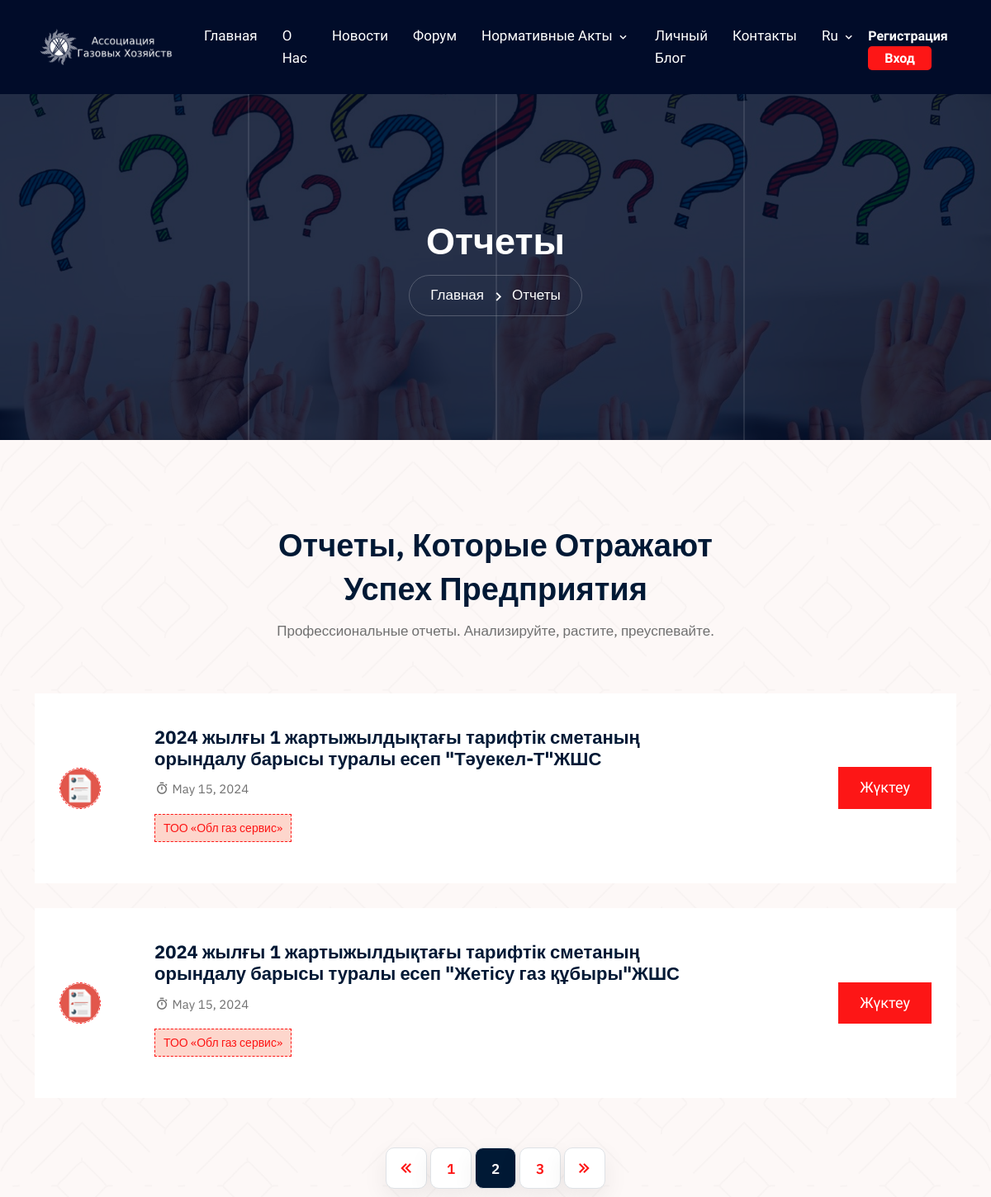
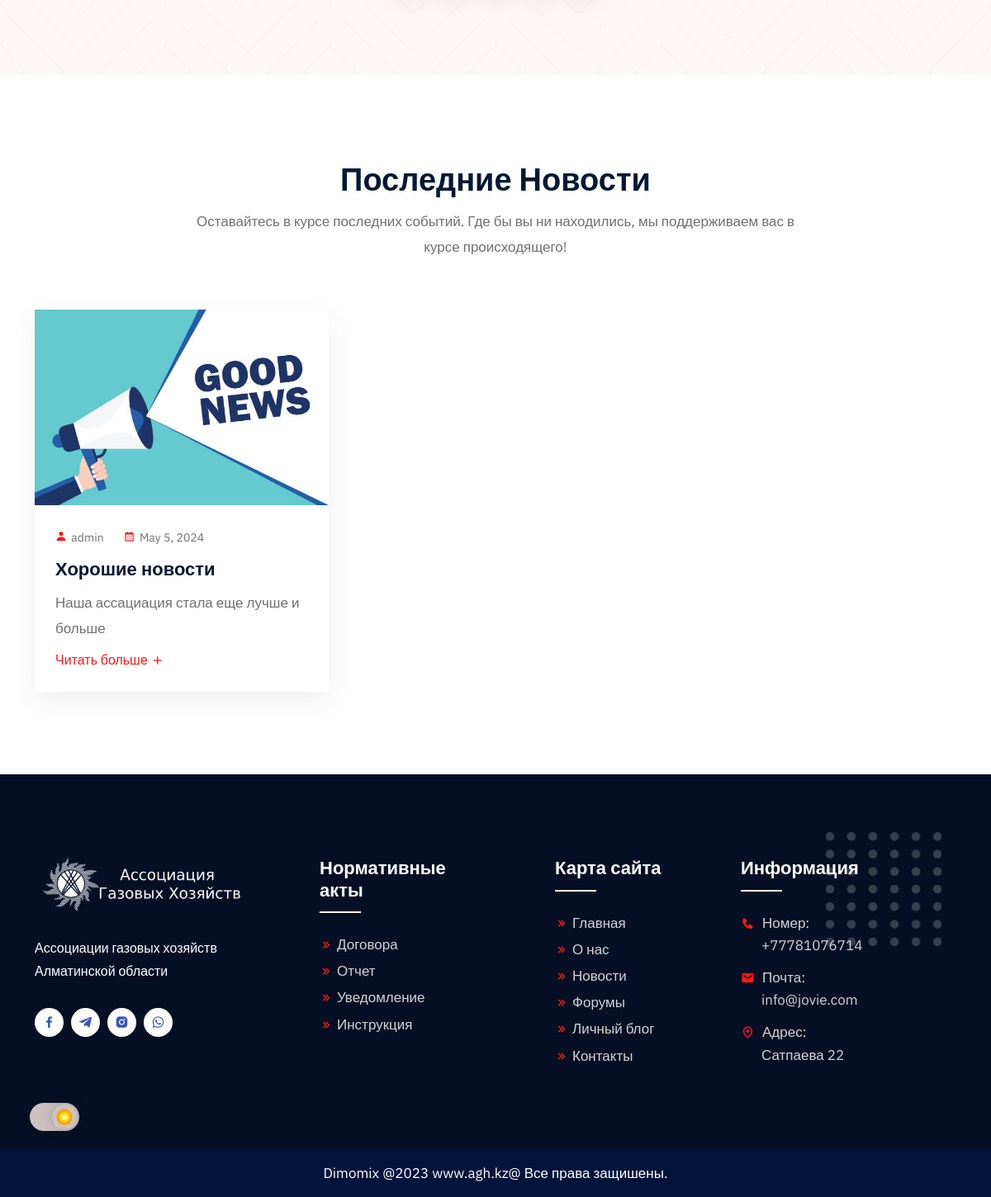
The app's page /news/report_docx with its own data (2 pictures, top to bottom).
### news/models.py (models this page shows, shortened)
class Document(models.Model):
    type_choices = (
        ('notification','Хабарландыру'),
        ('contract','Келісімшарт'),
        ('report','Есеп'),
        ('instruction','Нұсқаулық'),
    )
    title = models.CharField(max_length = 300)
    member = models.ForeignKey(Members, on_delete = models.CASCADE, null = True, related_name = 'member_document')
    user = models.ForeignKey(User, on_delete = models.CASCADE, null = True, related_name = 'user_document')
    type = models.CharField(max_length = 100,choices = type_choices)
    file = models.FileField(upload_to='documents/')
    date = models.DateField(auto_now_add=True,null = True)

class News(models.Model):
    title = models.CharField(max_length = 500)
    sub_title = models.TextField()
    user = models.ForeignKey('auth.User', on_delete = models.CASCADE, null = True, related_name = 'user_news')
    cover_img = models.ImageField(upload_to='img/news_img/')
    news_details = models.ManyToManyField('NewsDetails', related_name = 'news_det',related_query_name='news_det')
    date = models.DateField(auto_now_add=True)
    send_email_newsletter = models.BooleanField(default = False)

### members/models.py (models this page shows, shortened)
class Members(models.Model):
    name = models.CharField(max_length=100)
    logo = models.ImageField(upload_to='images/members_logo/')
    detail = models.ForeignKey(MemberDetail,null=True, blank=True, on_delete=models.CASCADE, related_name='member_detail')

### news/views.py (the view)
# urls.py: path('report_docx',ReportPageView.as_view(),name = 'report_docx'),
class ReportPageView(TemplateView):
    template_name = 'reportdocx.html'
    def get_context_data(self, **kwargs):
        context = super().get_context_data(**kwargs)
        context["lng"] = get_lng(self.request)
        context["last_news"] = last_news(self.request)
        context["report"] = Document.objects.filter(type = 'report')
        return context

### news/views.py (called while the page is built)
def get_lng(request):
    cocckie = request.COOKIES.get('lng')
    if cocckie:
        return cocckie
    else:
        return 'ru'

def last_news(request):
    news = News.objects.all().order_by('-date')[:5]
    return news

### templates/reportdocx.html (shortened to what this page needs)
<!doctype html>
{% load static %}
{% include 'includes/head.html' %}
{%if lng == 'ru'%}
        <section class="page-title title-bg4">
            <div class="d-table">
                <div class="d-table-cell">
                    <h2>Отчеты</h2>
                    <ul>
                        <li>
                            <a href="{% url 'home_page'%}">Главная</a>
                        </li>
                        <li>Отчеты</li>
                    </ul>
                </div>
            </div>
            <div class="lines">
                <div class="line"></div>
                <div class="line"></div>
                <div class="line"></div>
            </div>
        </section>
        <section class="job-style-two job-list-section pt-100 pb-70">
            <div class="container">
                <div class="section-title text-center">
                    <h2>Отчеты, которые отражают успех предприятия</h2>
                    <p>Профессиональные отчеты. Анализируйте, растите, преуспевайте.</p>
                </div>
                <div class="row">
                    {% for i in report %}
                    <div class="col-lg-12">
                        <div class="job-card-two">
                            <div class="row align-items-center">
                                <div class="col-md-1">
                                    <div class="company-logo">
                                        <img src="{% static 'assets/img/company-logo/10.png'%}" style="margin-bottom: 50%;" alt="logo">
                                    </div>
                                </div>
                                <div class="col-md-8">
                                    <div class="job-info">
                                        <h3>
                                            <a href="/media/{{i.file}}">{{i.title}}</a>
                                        </h3>
                                        <ul>
                                            <li>
                                                <i class='bx bx-stopwatch' ></i>
                                                {{i.date}}
                                            </li>
                                        </ul>
                                        <span>{{i.member.name}}</span>
                                    </div>
                                </div>
                                <div class="col-md-3">
                                    <div class="theme-btn text-end">
                                        <a href="/media/{{i.file}}" class="default-btn" download>
                                            Жүктеу
                                        </a>
                                    </div>
                                </div>
                            </div>
                        </div>
                    </div>
                    {% endfor %}
                </div>
                <nav aria-label="Page navigation example">
                    <ul class="pagination justify-content-center">
                        <li class="page-item disabled">
                            <a class="page-link" href="#" tabindex="-1" aria-disabled="true">
                                <i class='bx bx-chevrons-left bx-fade-left'></i>
                            </a>
                        </li>
                        <li class="page-item"><a class="page-link" href="#">1</a></li>
                        <li class="page-item"><a class="page-link active" href="#">2</a></li>
                        <li class="page-item"><a class="page-link" href="#">3</a></li>
                        <li class="page-item">
                            <a class="page-link" href="#">
                                <i class='bx bx-chevrons-right bx-fade-right'></i>
                            </a>
                        </li>
                    </ul>
                </nav>
            </div>
        </section>
        {%endif%}
        {% include 'includes/end.html' %}
  	</body>
</html>

### templates/includes/lastnews.html
{% load static %}
<section class="blog-section pt-100 pb-70">
    <div class="container">
        <div class="section-title text-center">
           <h2>{% if lng == 'ru' %}Последние новости{% elif lng == 'kz' %}Соңғы жаңалықтар{%endif%}</h2>
            <p>{% if lng == 'ru' %}Оставайтесь в курсе последних событий. Где бы вы ни находились, мы поддерживаем вас в курсе происходящего!{% elif lng == 'kz'%}Соңғы жаңалықтардан хабардар болыңыз. Қай жерде болсаңыз да, біз сізді жаңартып отырамыз!{%endif%}</p>
        </div>
        <div class="row">
            {%for i in last_news%}
            <div class="col-lg-4 col-sm-6">
                <div class="blog-card">
                    <div class="blog-img">
                        <a href="/news/{{i.id}}">
                            <img src="/media/{{i.cover_img}}" alt="blog image">
                        </a>
                    </div>
                    <div class="blog-text">
                        <ul>
                            <li>
                                <i class='bx bxs-user'></i>
                                {{i.user.username}}
                            </li>
                            <li>
                                <i class='bx bx-calendar'></i>
                                {{i.date}}
                            </li>
                        </ul>
                        <h3>
                            <a href="/news/{{i.id}}">
                                {{i.title}}
                            </a>
                        </h3>
                        <p>{{i.sub_title}}</p>
                        <a href='/news/{{i.id}}' class="blog-btn">
                            {% if lng == 'ru' %}Читать больше{% elif lng == 'kz'%}Ары қарай оқу{%endif%}
                            <i class='bx bx-plus bx-spin'></i>
                        </a>
                    </div>
                </div>
            </div>
            {%endfor%}
        </div>
    </div>
</section>

### records on screen
Document: title "2024 жылғы 1 жартыжылдықтағы тарифтік сметаның орындалу барысы туралы есеп \"Тәуекел-Т\"ЖШС", date "May 15, 2024", member.name "ТОО «Обл газ сервис»"
Document: title "2024 жылғы 1 жартыжылдықтағы тарифтік сметаның орындалу барысы туралы есеп \"Жетісу газ құбыры\"ЖШС", date "May 15, 2024", member.name "ТОО «Обл газ сервис»"
News: cover_img (picture), user.username "admin", date "May 5, 2024", title "Хорошие новости", sub_title "Наша ассациация стала еще лучше и больше"
